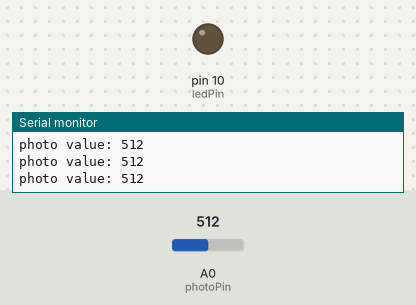
Recording of a sketch running on a simulated Arduino Uno, built with avr-gcc and run on an emulated ATmega328P. Parts: output pins drawn as LEDs (lit = HIGH), the last lines printed to the serial monitor. The inputs (shaded band) are chosen by the test bench; at power-on: A0 (photoPin) = 512.

Above: at 1.2 s.
1.3 s: A0 (photoPin) set to 42
4.3 s: A0 (photoPin) set to 35
At 5.3 s:
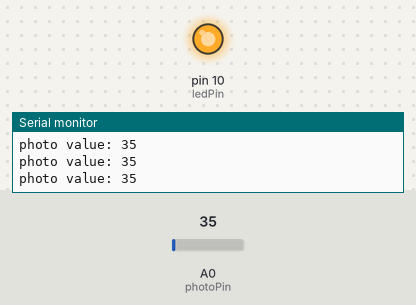
5.8 s: A0 (photoPin) set to 122
At 7.0 s:
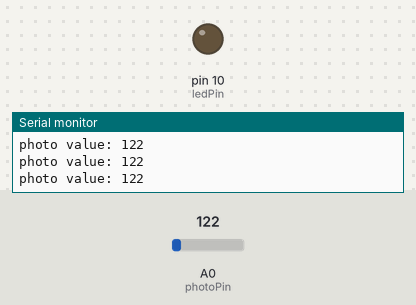
7.3 s: A0 (photoPin) set to 30
At 8.5 s:
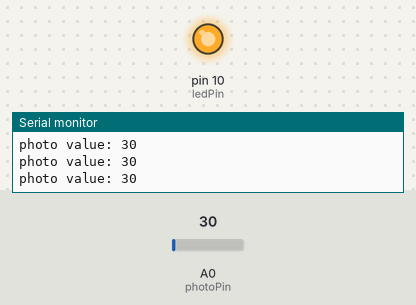
Timing chart, 0 to 9.8 s (numbered marks = the images above; inputs shaded):
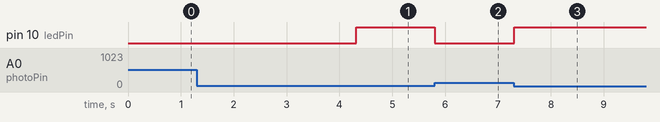

Measured:
- the behaviour switches between 40 and 39 on A0 (photoPin) (found by bisection; images 0 and 1)
- after the input at 4.3 s, pin 10 (ledPin): LOW → HIGH at once
- after the input at 5.8 s, pin 10 (ledPin): HIGH → LOW at once
- after the input at 7.3 s, pin 10 (ledPin): LOW → HIGH at once

The sketch:

LED_nightlight.ino
```cpp
int photoPin = A0;
int ledPin = 10;
int photoVal = 0;

void setup(){

  Serial.begin(9600);
  Serial.println("photoResistor GOOO");
  pinMode(10, OUTPUT);
}

void loop(){
  photoVal = analogRead(photoPin);

  Serial.print("photo value: ");
  Serial.println(photoVal);

  if(photoVal < 40){
    digitalWrite(ledPin, HIGH);
  } else {
    digitalWrite(ledPin, LOW);
  }
 // analogWrite(ledPin, photoVal/3);
  delay(20);
}
```
